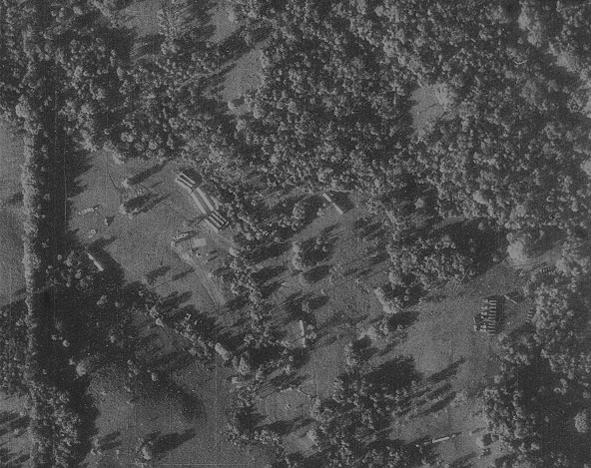
#> input picture imagens/u2dark.png, 591 x 468 px, found by its file name
$ jupyter execute --allow-errors HW01.ipynb
#> lines starting #> are read from the running program, lines starting #| are printed output that depends on the picture; after the words box and inside, x2 and y2 are one past the last pixel; in counts of white or black regions, pixels touching at a corner belong together; long printed decimals are rounded
# Computer Vision: Algorithms and Applications
(Fall 2019)
Problem Set 0

This homework is intended to test your knowledge about the major prerequisites for the class. For some
problems, you may need to use Google and/or Wikipedia to brush up on topics with which you‟re unfamiliar.
You are also encouraged to review the Linear Algebra and Matlab tutorials.

# 1 Image Manipulation

Remember, you can use the MATLAB “doc” function to learn how to use a command (e.g. “doc rgb2gray”).
Also, the problems below can be easily solved without writing a single „for‟ loop, if you use matrix math in
your MATLAB code (a.k.a. “vectorization”).

(a) The provided imageManip.m script reads in the provided u2dark.png photo and converts it to grayscale
using rgb2gray. Use the script and your own code to calculate the following statistics: What is the average
pixel value of the resulting grayscale image? What are the min and max values? (There are several ways to
calculate these quantities in MATLAB. Review the MATLAB tutorial if you need help.)

[cell 1]
import numpy as np
import urllib.request
import matplotlib.pyplot as plt
import cv2

imagePath = "https://github.com/gerivansantos/computer-vision/blob/master/imagens/u2dark.png?raw=true"

with urllib.request.urlopen(imagePath) as url:
    image = np.asarray(bytearray(url.read()), dtype="uint8")
    image = cv2.cvtColor(cv2.imdecode(image, cv2.IMREAD_COLOR), cv2.COLOR_BGR2RGB)
#> image is the input picture: shape (468, 591, 3); min 25, max 153, mean 77
    gray = cv2.cvtColor(image, cv2.COLOR_RGB2GRAY)

print("Average pixel: ", np.average(image))
#| Average pixel:  76.962
print("the min value: ", np.min(image))
#| the min value:  25
print("the max value: ", np.max(image))
#| the max value:  153

plt.imshow(image, cmap="gray")
plt.title("Imagem")
plt.show()

(b) We would like to bring the image to a more typical average brightness. Add an offset and apply a
scaling factor to all pixels, so that the minimum pixel value becomes 0 and the max pixel value becomes
255.(Cameras often do a similar function automatically.) Include the final image in your report, as well as
the MATLAB code you used to produce it.

[cell 2]
# O coeficiente multiplicador permite você clarear ou escurecer a imagem, valores acima de
# 1 realiza o clareamento da imagem e valores menores que 1 escurece a imagem
fatorMultiplicador = 0.5

#Converto a imagem para um array
matrizOriginal = np.array(image);
matriz = np.array(gray);

#Pego a quantidade de linhas e de colunas
qtd_linhas = len(matriz)
#> qtd_linhas = 468
qtd_colunas = len(matriz[0])
#> qtd_colunas = 591

# FOR aninhado para percorrer a matriz
for l in range(qtd_linhas):
    for c in range(qtd_colunas):
        #Para clarear a imagem multiplico o valor de intensidade do pixel por um numero maior que 1
        #para que possa aumentar a intensidade do pixel e consequentemente clarear a imagem
        #Para escurecer a imagem multiplico o valor de intensidade do pixel por um numero menor que 1 e maior que 0
        #para que possa diminuir a intensidade do pixel e consequentemente escurecer a imagem

        if fatorMultiplicador > 1:
            #Clarea
            if matriz[l][c] == 0:
                matriz[l][c] = 1 * fatorMultiplicador

            if (matriz[l][c] * fatorMultiplicador) < 255:
                matriz[l][c] = matriz[l][c] * fatorMultiplicador
            else:
                    matriz[l][c] = 255

        if fatorMultiplicador < 1 and fatorMultiplicador > 0:
            #Escurece
            matriz[l][c] = matriz[l][c] * fatorMultiplicador
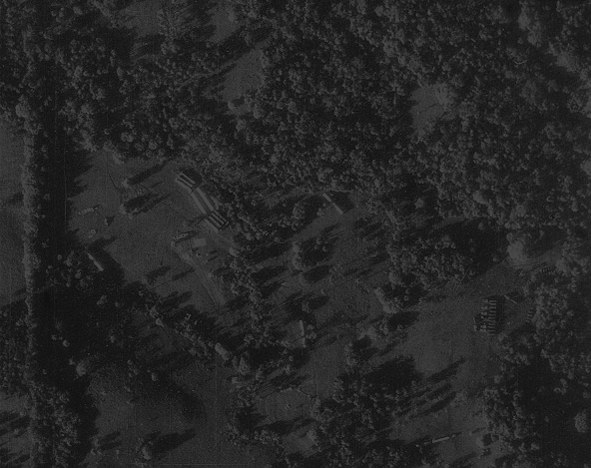
#> matriz: shape (468, 591); min 12, max 76, mean 38.2

#Converto o array para imagem
#> (the rest of this cell did not finish here and is left out)

(c) Next, we would like to double the contrast of the pixels in the middle brightness range. Specifically, take
your result from part (b) and replace each pixel‟s intensity i with a new intensity i j , where

i' = 2(i-128) + 128

Threshold i j so that 0 ≤ i j 2 ≤ 55 (you can use the uint8 function). Include your MATLAB code and the
resulting contrast-boosted image in your report. Compare the image to part (b). What was the downside of
increasing contrast in this way, and why did it happen?

[cell 3]
#Converto a imagem para um array
matriz = np.array(gray);
matrizOriginal = np.array(image);

#Pego a quantidade de linhas e de colunas
qtd_linhas = len(matriz)
qtd_colunas = len(matriz[0])

# FOR aninhado para percorrer a matriz
for l in range(qtd_linhas):
    for c in range(qtd_colunas):

        if (2 * (matriz[l][c] - 128) + 128) >= 255:
            matriz[l][c] = 255
        elif (2 * (matriz[l][c] - 128) + 128) <= 0:
            matriz[l][c] = 0
        else:
            matriz[l][c] = 2 * (matriz[l][c] - 128) + 128
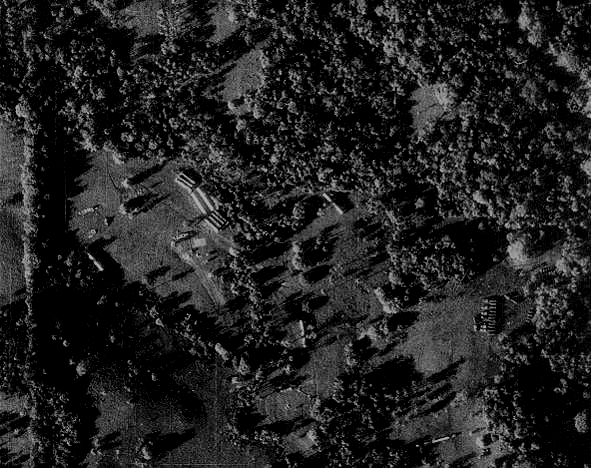
#> matriz: shape (468, 591); min 0, max 178, mean 33.6

#> (the rest of this cell did not finish here and is left out)

# 2 Edge Detection

An “edge” is a place where image intensity changes abruptly. Edges can indicate the borders of objects.

(a) The intensity changes associated with vertical edges can be detected by calculating:
                horizontal gradient at a pixel ≈ (the pixel) - (pixel on its left)

for every pixel in the image. Open edgedetector.m and edit the DetectVerticalEdges() function to
do this. Run the edgedetector() function to display your calculated gradients as an image. Compare the
original image to the image of gradients. Verify that the vertical edges were detected and are visible as
1very bright or very dark areas in the gradient image. However, the gradient image also shows some tiny
bright/dark spots that indicate “edges” in the water. What caused these tiny “edges?” Include your expla-
nation and your gradient image in your report.

[cell 4]
imagePath = "https://github.com/gerivansantos/computer-vision/blob/master/imagens/buoys.jpg?raw=true"

with urllib.request.urlopen(imagePath) as url:
    image = np.asarray(bytearray(url.read()), dtype="uint8")
    image = cv2.cvtColor(cv2.imdecode(image, cv2.IMREAD_COLOR), cv2.COLOR_BGR2RGB)
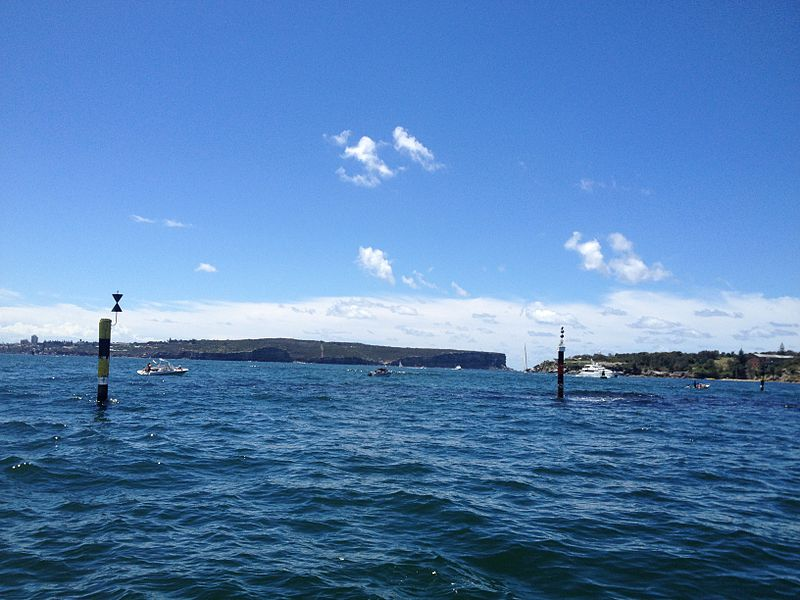
#> input picture imagens/buoys.jpg, 800 x 600 px, found by its file name
#> image: shape (600, 800, 3)
    gray = cv2.cvtColor(image, cv2.COLOR_RGB2GRAY)
#> gray: shape (600, 800)

opening = cv2.morphologyEx(image, cv2.MORPH_OPEN, (121,121))
edgeDetect = cv2.Canny(opening, 200, 300)
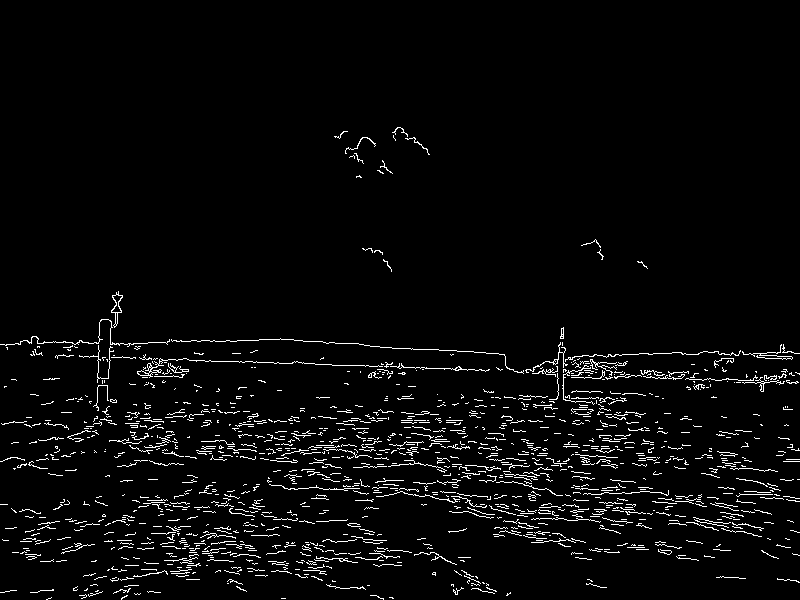
#> edgeDetect: shape (600, 800); 3.6% white in thin lines or dots, all inside (x1, y1, x2, y2) = (0, 127, 800, 600)

#Converto o array para imagem
#> (the rest of this cell did not finish here and is left out)

[cell 5]
opening = cv2.morphologyEx(image, cv2.MORPH_OPEN, (121,121))
blur = cv2.GaussianBlur(opening,(5,5), 4)
edgeDetect = cv2.Canny(blur, 200, 300)
#> edgeDetect: shape (600, 800); 0.24% white in thin lines or dots, all inside (x1, y1, x2, y2) = (18, 137, 800, 400)

#Converto o array para imagem
#> (the rest of this cell did not finish here and is left out)

# 3 Transformation Matrices

Note: In Problem 3 above, you had to handle the fact that MATLAB images don‟t use Cartesian coordinates.
You don‟t need to think about that detail for this problem; just use standard Cartesian coordinates.

(a) Recall that transformation matrices can be used to rotate, scale, and/or skew vectors. For example,
the rotation matrix

will rotate a vector 45 degrees counterclockwise (CCW). Points may be thought of as vectors from the origin,
so we could equivalently say that it will rotate a point by 45 degrees CCW about the origin. For a vector

y 0

please describe (in words) the effect of the transformation

X 1 = AAX 0

In other words, how does X 1 relate to X 0 ? Hint: when considering a series of matrix transformations, it is
best to think of them as being applied one after the other, moving from right to left.

[cell 6]
imagePath = "https://github.com/gerivansantos/computer-vision/blob/master/imagens/gulfstream.png?raw=true"

with urllib.request.urlopen(imagePath) as url:
    image = np.asarray(bytearray(url.read()), dtype="uint8")
    image = cv2.cvtColor(cv2.imdecode(image, cv2.IMREAD_COLOR), cv2.COLOR_BGR2RGB)
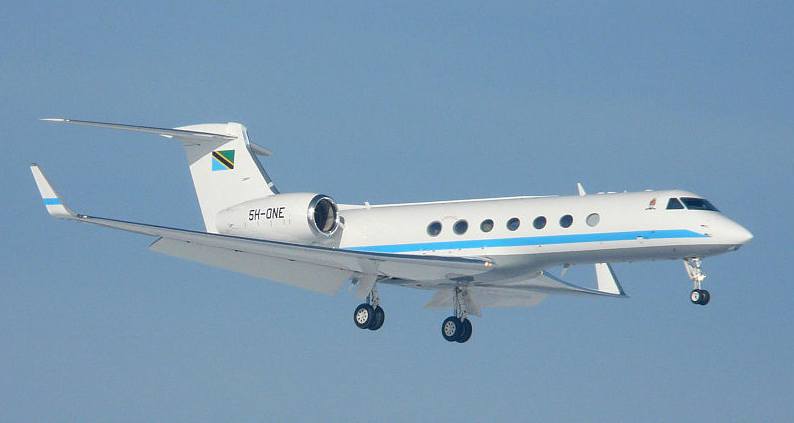
#> input picture imagens/gulfstream.png, 794 x 423 px, found by its file name
#> image: shape (423, 794, 3)
    gray = cv2.cvtColor(image, cv2.COLOR_RGB2GRAY)
#> gray: shape (423, 794)

(h, w) = image.shape[:2]
#> h = 423; w = 794
(cX, cY) = (w//2, h//2)
#> cX = 397; cY = 211

print(w, h)
#| 794 423
print(cX, cY)
#| 397 211

(b)Continue to use X 0 and A as defined above. Design a series of matrix multiplications which will fitrst scale
a vector X 0 by 1.0 in the x direction and 0.5 in the y direction, and then rotate the result by 45 degrees
counterclockwise, to produce a vector which we will call X 2 . Give a formula for X 2 in terms of X 0 , the
matrix A from above, and any other necessary matrices which you define.

[cell 7]
transformationMatrix = cv2.getRotationMatrix2D((cX, cY), -45, 1.0)

cos = np.abs(transformationMatrix[0,0])
#> cos = 0.707
sin = np.abs(transformationMatrix[0,1])
#> sin = 0.707

nW = int((h * sin) + (w * cos))
#> nW = 860
nH = int((h * cos) + (w * sin))
#> nH = 860

transformationMatrix[0,2] += (nW/2) - cX
transformationMatrix[1,2] += (nH/2) - cY

print("Matriz:\n", transformationMatrix[::,:2])
#| Matriz:
#|  [[ 0.7071 -0.7071]
#|  [ 0.7071  0.7071]]

[cell 8]
rotate = cv2.warpAffine(image, transformationMatrix, (w, h))
rotate2 = cv2.warpAffine(image, transformationMatrix, (nW, nH))
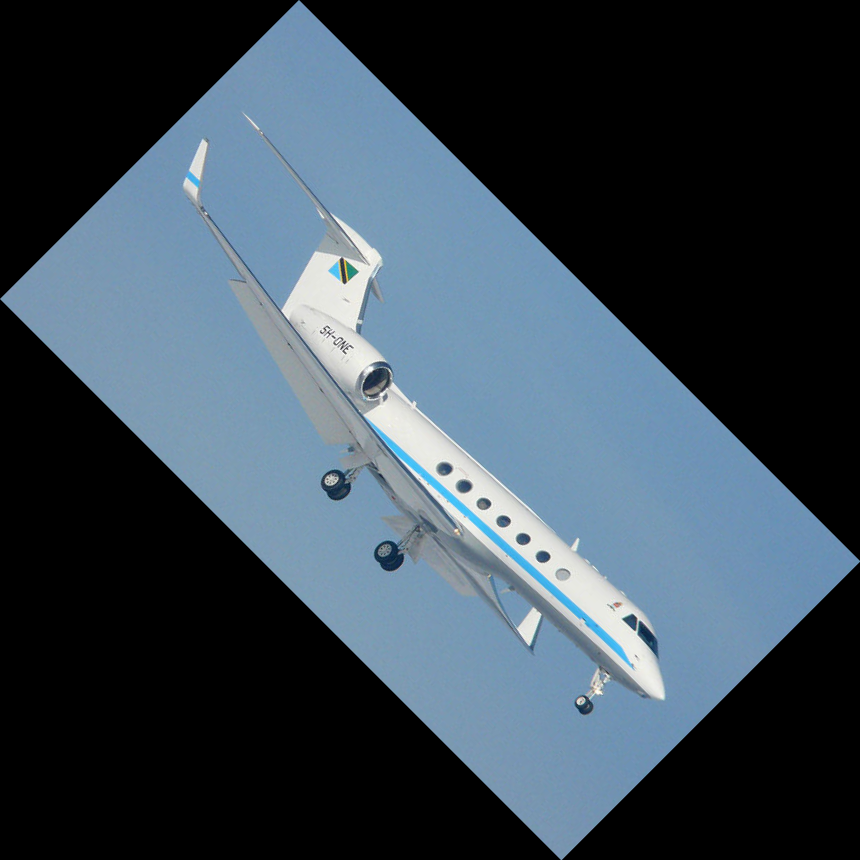
#> rotate2: shape (860, 860, 3); mean R, G, B 57, 70.7, 82.1

plt.imshow(image, cmap="gray")
plt.title("Imagem original")
plt.show()

plt.imshow(rotate, cmap="gray")
plt.title("Imagem Resultante")
plt.show()

plt.imshow(rotate2, cmap="gray")
plt.title("Imagem Resultante Normalizada")
plt.show()

# 4 SVD for Image Compression

Singular Value Decomposition (SVD) can be effectively used to compress images. Suppose I is the pixel
intensity matrix of a large image n × n. The transmission (or storage) of I requires O(n 2 ) numbers. Instead,
one could use I k , that is, the top k singular values σ 1 , σ 2 , . . . , σ k along with the left and right singular vectors
u 1 , u 2 , . . . , u k and v 1 , v 2 , . . . , v k . This would require using O(kn) real numbers instead of O(n 2 ) real numbers.
If k is much smaller than n, this results in substantial savings.
In this problem, you will explore SVD compression on the flower.bmp image we have provided. In addition
to your answers to each question, you should also submit your Matlab code and required plots where neces-
sary. Hint : You may find the Matlab svd command particularly useful for this problem.

(a) Use MATLAB to read in flower.bmp and convert it to grayscale and „double‟ format. Apply SVD
and give the top 10 singular values. Generate a plot for all singular values versus their rankings (the diag
command may be helpful to format the values). What do you notice from this plot?

[cell 9]
imagePath = "https://raw.githubusercontent.com/gerivansantos/computer-vision/master/imagens/flower.bmp?raw=true"

with urllib.request.urlopen(imagePath) as url:
    image = np.asarray(bytearray(url.read()), dtype="uint8")
    image = cv2.cvtColor(cv2.imdecode(image, cv2.IMREAD_COLOR), cv2.COLOR_BGR2RGB)
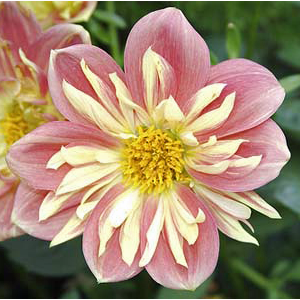
#> input picture imagens/flower.bmp, 300 x 300 px, found by its file name
#> image: shape (300, 300, 3)
    gray = cv2.cvtColor(image, cv2.COLOR_RGB2GRAY)
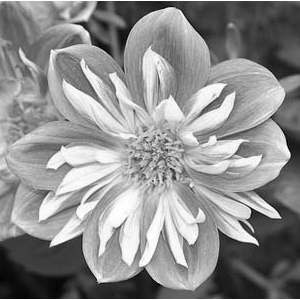
#> gray: shape (300, 300); min 0, max 255, mean 142

U, sigma, V = np.linalg.svd(gray)
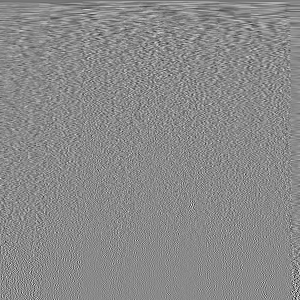
#> V: shape (300, 300) float64; min -0.389, max 0.331, mean -0.000188; drawn with min black and max white
#> sigma = 300 values, max 44672.7 at index 0, min 1.98e-11 at index 299, mean 505.3


reconstimg = np.matrix(U[:, :1]) * np.diag(sigma[:1]) * np.matrix(V[:1, :])
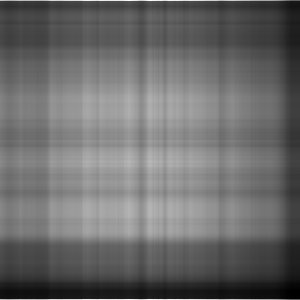
#> reconstimg: shape (300, 300) float64; min 23.14, max 306.2, mean 142.2; drawn with min black and max white
plt.imshow(reconstimg, cmap='gray');


#plt.imshow(image, cmap="gray")
#plt.title("Imagem original")
plt.show()
